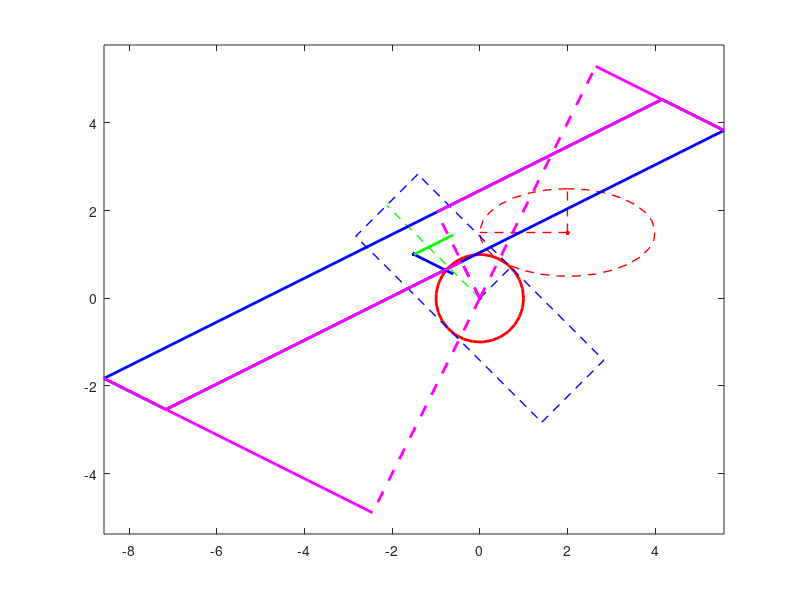

MATLAB code to generate this figure:
function testCircleLine

  sides();
%  corners();

end

function sides()
  figure
  xplus();
  %xminus();
  %yminus();
end

function corners()
  figure
  xplusyminus();
  %xplusyplus();
  %xminusyplus();
  %xminusyminus();
end

function xplus()
  angle = 90*pi/180;
  cx = 2; cy = 1.5; lx = 1; ly = 2;
  mx = 0; my = 0; ex = 1; ey = 3;
  [u0, u1, N] = drawEllipse(cx, cy, lx, ly, angle);
  [v0, v1] = drawRect(mx, my, cx, cy, ex, ey, 0.5*angle, N);
end

function xminus()
  angle = 0*pi/180;
  cx = -2; cy = -1.5; lx = 1; ly = 2;
  mx = 0; my = 0; ex = 1; ey = 3;
  [u0, u1, N] = drawEllipse(cx, cy, lx, ly, angle);
  [v0, v1] = drawRect(mx, my, cx, cy, ex, ey, angle, N);
end

function yminus()
  angle = 90*pi/180;
  cx = -0.5; cy = -2.5; lx = 1; ly = 2;
  mx = 0; my = 0; ex = 1; ey = 3;
  [u0, u1, N] = drawEllipse(cx, cy, lx, ly, angle);
  [v0, v1] = drawRect(mx, my, cx, cy, ex, ey, angle, N);
end

function xplusyminus()
  angle = -40*pi/180;
  cx = 2; cy = -2; lx = 1; ly = 2;
  mx = 0; my = 0; ex = 1; ey = 3;
  [u0, u1, N] = drawEllipse(cx, cy, lx, ly, angle);
  [v0, v1] = drawRect(mx, my, cx, cy, ex, ey, 1.5*angle, N);
end

function xplusyplus()
  angle = 40*pi/180;
  cx = 2; cy = 2; lx = 1; ly = 2;
  mx = 0; my = 0; ex = 1; ey = 3;
  [u0, u1, N] = drawEllipse(cx, cy, lx, ly, angle);
  [v0, v1] = drawRect(mx, my, cx, cy, ex, ey, angle, N);
end

function xminusyplus()
  angle = -20*pi/180;
  cx = -2; cy = 2; lx = 1; ly = 2;
  mx = 0; my = 0; ex = 1; ey = 3;
  [u0, u1, N] = drawEllipse(cx, cy, lx, ly, angle);
  [v0, v1] = drawRect(mx, my, cx, cy, ex, ey, angle, N);
end

function xminusyminus()
  angle = 20*pi/180;
  cx = -2; cy = -2; lx = 1; ly = 2;
  mx = 0; my = 0; ex = 1; ey = 3;
  [u0, u1, N] = drawEllipse(cx, cy, lx, ly, angle);
  [v0, v1] = drawRect(mx, my, cx, cy, ex, ey, angle, N);
end

function [u0, u1, N] = drawEllipse(cx, cy, ax, ay, angle)

  theta = linspace(0, 360*pi/180, 30);
  x = ax*cos(theta);
  y = ay*sin(theta);
  M = [cos(angle) -sin(angle);sin(angle) cos(angle)];
  xx =  [x;y];
  xxp = M*xx;
  plot(xxp(1,:) + cx, xxp(2,:) + cy, 'r--', 'LineWidth', 1); hold on;
  plot(cx, cy, 'r.', 'MarkerSize', 10); hold on;
  axis equal;

  u0o = [0 ax; 0 0];
  u1o = [0 0; 0 ay];
  u0p = M*u0o;
  u1p = M*u1o;
  plot(u0p(1,:) + cx, u0p(2,:) + cy, 'r--', 'LineWidth', 1); hold on;
  plot(u1p(1,:) + cx, u1p(2,:) + cy, 'r--', 'LineWidth', 1); hold on;

  u0 = (u0p(:,2) - u0p(:,1));
  u1 = (u1p(:,2) - u1p(:,1));
  u0 = u0/norm(u0);
  u1 = u1/norm(u1);

  N = [u0(1,1)/ax u0(2,1)/ax; u1(1,1)/ay u1(2,1)/ay];
  xxpp = N*xxp;
  plot(xxpp(1,:), xxpp(2,:), 'r-', 'LineWidth', 2); hold on;

end
  
function [v0s, v1s] = drawRect(mx, my, cx, cy, ax, ay, angle, N)

  x = [mx-ax mx+ax mx+ax mx-ax mx-ax];
  y = [my-ay my-ay my+ay my+ay my-ay];
  M = [cos(angle) -sin(angle);sin(angle) cos(angle)];
  xx =  [x;y];
  xxp = M*xx;

  plot(xxp(1,:) + mx, xxp(2,:) + my, 'b--', 'LineWidth', 1); hold on;
  plot(mx, my, 'b.', 'MarkerSize', 10); hold on;

  v0o = [0 ax; 0 0];
  v1o = [0 0; 0 ay];
  v0p = M*v0o;
  v1p = M*v1o;
  plot(v0p(1,:) + mx, v0p(2,:) + my, 'b--', 'LineWidth', 1); hold on;
  plot(v1p(1,:) + mx, v1p(2,:) + my, 'g--', 'LineWidth', 1); hold on;

  v0 = (v0p(:,2) - v0p(:,1));
  v1 = (v1p(:,2) - v1p(:,1));
  v0 = v0/norm(v0);
  v1 = v1/norm(v1);

  ww = [mx - cx; mx - cy];
  mp = N*ww
  v0s = N*(v0*ax);
  v1s = N*(v1*ay);
  v0c = v0s/norm(v0s) + mp;
  v1c = v1s/norm(v1s) + mp;

  plot(mp(1,1), mp(2,1), 'b.', 'MarkerSize', 10); hold on;
  plot([mp(1,1) v0c(1,1)], [mp(2,1) v0c(2,1)], 'b-', 'LineWidth', 2); hold on;
  plot([mp(1,1) v1c(1,1)], [mp(2,1) v1c(2,1)], 'g-', 'LineWidth', 2); hold on;

  xx = [mp - v0s*ax - v1s*ay ...
        mp + v0s*ax - v1s*ay ...
        mp + v0s*ax + v1s*ay ...
        mp - v0s*ax + v1s*ay ...
        mp - v0s*ax - v1s*ay];
  plot(xx(1,:), xx(2,:), 'b-', 'LineWidth', 2); hold on;

  [t1, d1] = distance(0, 0, xx(1,1:2), xx(2,1:2))
  [t2, d2] = distance(0, 0, xx(1,2:3), xx(2,2:3))
  [t3, d3] = distance(0, 0, xx(1,3:4), xx(2,3:4))
  [t4, d4] = distance(0, 0, xx(1,4:5), xx(2,4:5))

  p1 = xx(:,1) + (xx(:,2)-xx(:,1))*t1;
  plot([xx(1,1) p1(1,1)],[xx(2,1) p1(2,1)],'m-', 'LineWidth', 2);
  plot([0 p1(1,1)],[0 p1(2,1)],'m--', 'LineWidth', 2);

  p2 = xx(:,2) + (xx(:,3)-xx(:,2))*t2;
  plot([xx(1,2) p2(1,1)],[xx(2,2) p2(2,1)],'m-', 'LineWidth', 2);
  plot([0 p2(1,1)],[0 p2(2,1)],'m--', 'LineWidth', 2);

  p3 = xx(:,3) + (xx(:,4)-xx(:,3))*t3;
  plot([xx(1,3) p3(1,1)],[xx(2,3) p3(2,1)],'m-', 'LineWidth', 2);
  plot([0 p3(1,1)],[0 p3(2,1)],'m--', 'LineWidth', 2);

  p4 = xx(:,4) + (xx(:,5)-xx(:,4))*t4;
  plot([xx(1,4) p4(1,1)],[xx(2,4) p4(2,1)],'m-', 'LineWidth', 2);
  plot([0 p4(1,1)],[0 p4(2,1)],'m--', 'LineWidth', 2);
end

function [t, d] = distance(px, py, segx, segy)

  x0 = [px; py; 0];
  x1 = [segx(1); segy(1); 0];
  x2 = [segx(2); segy(2); 0];

  x1x0 = x1 - x0;
  x2x0 = x2 - x0;
  x2x1 = x2 - x1;
  

  t = -dot(x1x0, x2x1)/norm(x2x1)^2;
  d = norm(cross(-x1x0, -x2x0))/norm(x2x1);
end
